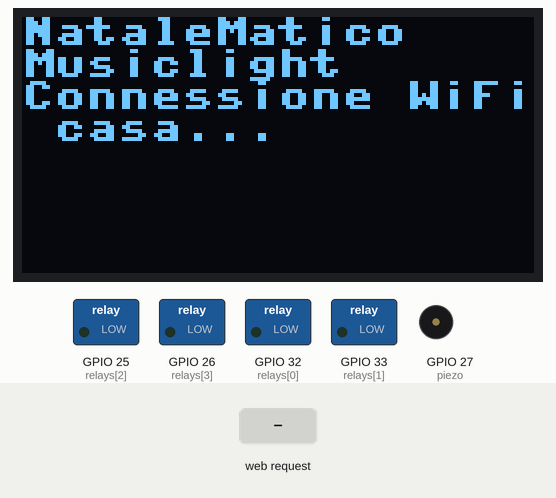
Bench run of a program on a simulated ESP32 board running MicroPython. Shown: 128×64 one-colour display, switched loads named in the program (green lamp = pin HIGH), buzzer (waves = sounding). Inputs (shaded band) come from the test bench. WiFi joins after 1.5 s; the clock reads 2024-03-15 10:24:30 at power-on unless the program sets it; the board's own WiFi access point starts at once; library files of the repository ran but are not shown: 1 file(s); what the program prints to the serial console is not drawn.

Above: at 2.2 s.
At 6.1 s:
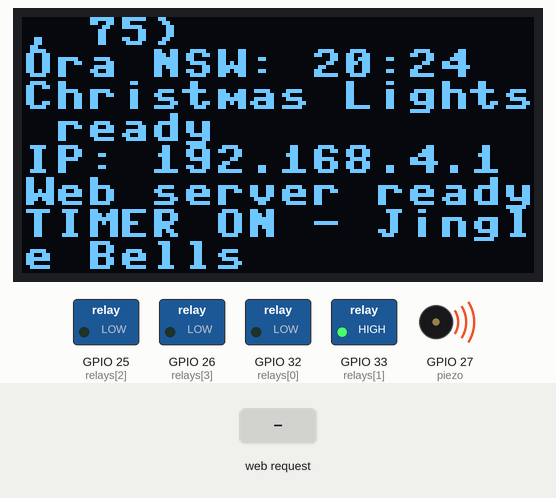
6.2 s: HTTP request GET /start2 received
At 6.6 s:
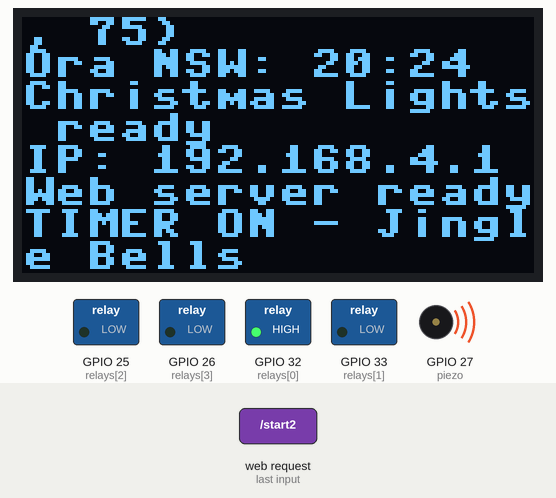
9.2 s: HTTP request GET /start1 received
At 11.3 s:
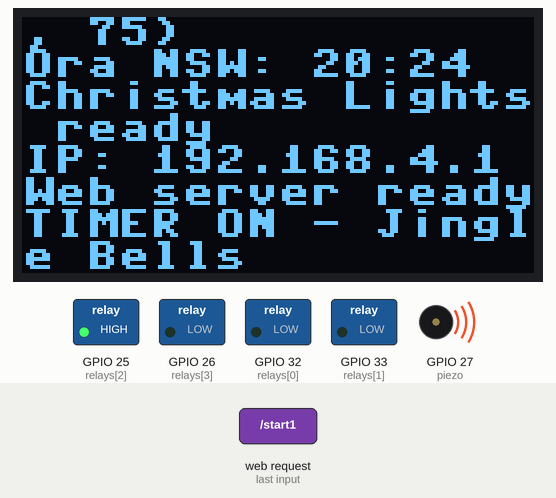
12.2 s: HTTP request GET /start3 received
Timing chart, 0 to 31.6 s (numbered marks = the images above; inputs shaded):
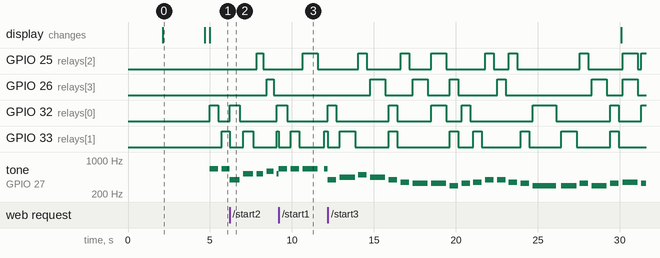

Measured:
- after the input at 6.2 s, GPIO 26 (relays[3]): LOW → HIGH after 2.3 s, → LOW 0.41 s later; GPIO 32 (relays[0]): LOW → HIGH at once, → LOW 0.62 s later, → HIGH 2.3 s later
- after the input at 9.2 s, GPIO 26 (relays[3]): stays LOW (without the input it goes to HIGH after 0.51 s)
- by itself, tone on GPIO 27 (piezo): plays 392 Hz for 0.52 s, 440 Hz for 0.93 s, 494 Hz for 0.52 s, 440 Hz for 0.93 s, 392 Hz for 0.52 s, 349 Hz for 0.52 s … (22 notes in this stretch)
- what the display in image 0 shows lasts 2.6 s, from 2.1 s to 4.7 s

The program:

main.py
```python
from machine import Pin,PWM
import network
import socket
import time
import ntptime
last_clock_update = 0
timer_started = False
# =========================
# TIMER
# =========================
TIMER_START_HOUR = 19
TIMER_STOP_HOUR = 4
#oled================================================
import oled
oled.init()

import builtins
_original_print = builtins.print

def oled_print(*args, **kwargs):
    msg = " ".join(str(a) for a in args)
    _original_print(*args, **kwargs)
    oled.repl(msg)

builtins.print = oled_print

print("NataleMatico")
print("Musiclight")

# =========================
# WIFI CASA
# =========================

HOME_SSID = "xxxxxxxxx"
HOME_PASSWORD = "xxxxxxxx"

sta = network.WLAN(network.STA_IF)

# reset interfaccia WiFi STA
sta.active(False)
time.sleep(1)
sta.active(True)
time.sleep(1)

print("Connessione WiFi casa...")

sta.disconnect()
time.sleep(1)
sta.connect(HOME_SSID, HOME_PASSWORD)

# aspetta massimo 15 secondi
for i in range(30):
    if sta.isconnected():
        break
    time.sleep(0.5)

if sta.isconnected():
    print("WiFi casa connesso")
    print("IP casa:", sta.ifconfig()[0])

    # =========================
    # SINCRONIZZAZIONE ORA NTP
    # =========================
    try:
        ntptime.settime()
        print("Ora NTP sincronizzata")
        print("UTC:", time.localtime())

    except Exception as e:
        print("Errore NTP:", e)

else:
    print("WiFi casa NON connesso")
    sta.disconnect()
# =========================
# ORA LOCALE NSW
# =========================

def local_time():
    t = time.time() + (10 * 3600)
    return time.localtime(t)

t = local_time()
print("Ora NSW: {:02d}:{:02d}".format(t[3], t[4]))
# =========================
# CONFIG
# =========================
AP_SSID = "ChristmasLights"
AP_PASSWORD = "12345678"

RELAY_PINS = [32, 33, 25, 26]
# =========================
# RELAYS
# =========================
relays = [
    Pin(p, Pin.OUT, value=0)
    for p in RELAY_PINS
]

for r in relays:
    r.off()


# =========================
# piezo
# =========================
piezo = PWM(Pin(27))
piezo.freq(880)


piezo.duty(0)


ritornello_1 = [
    # LUCI       NOTA   ON    PAUSA

    # JIN-GLE BELLS
    (0b0001,     659,   450,  180),   # E
    (0b0010,     659,   450,  180),   # E
    (0b0100,     659,   900,  360),   # E

    # JIN-GLE BELLS
    (0b0010,     659,   450,  180),   # E
    (0b0100,     659,   450,  180),   # E
    (0b1000,     659,   900,  360),   # E

    # JIN-GLE ALL THE WAY
    (0b0001,     659,   450,  180),   # E
    (0b0010,     784,   450,  180),   # G
    (0b0100,     523,   630,  180),   # C
    (0b1000,     587,   630,  180),   # D
    (0b1111,     659,  1260,  540),   # E

    # OH WHAT FUN IT IS TO RIDE
    (0b1000,     698,   450,  180),   # F
    (0b0100,     698,   450,  180),   # F
    (0b0010,     698,   450,  180),   # F
    (0b0001,     698,   450,  180),   # F
    (0b0011,     698,   450,  180),   # F
    (0b1100,     659,   450,  180),   # E
    (0b0011,     659,   450,  180),   # E
    (0b1100,     659,   450,  180),   # E

    # IN A ONE-HORSE OPEN SLEIGH
    (0b0001,     659,   450,  180),   # E
    (0b0010,     587,   450,  180),   # D
    (0b0100,     587,   450,  180),   # D
    (0b1000,     659,   450,  180),   # E
    (0b0101,     587,   900,  180),   # D
    (0b1010,     784,   900,  270),   # G
    (0b1111,     784,  1260,  720),   # G
]
# =========================
# RITORNELLO 2
# WE WISH YOU A MERRY CHRISTMAS
# =========================

ritornello_2 = [

    # WE WISH YOU A MERRY CHRISTMAS
    (0b0001, 392, 540, 180),   # G
    (0b0010, 523, 540, 180),   # C
    (0b0100, 523, 360, 145),   # C
    (0b1000, 587, 360, 145),   # D
    (0b0011, 523, 360, 145),   # C
    (0b1100, 494, 540, 180),   # B
    (0b1111, 440, 900, 900),   # A

    # WE WISH YOU A MERRY CHRISTMAS
    (0b1000, 440, 540, 180),   # A
    (0b0100, 587, 540, 180),   # D
    (0b0010, 587, 360, 145),   # D
    (0b0001, 659, 360, 145),   # E
    (0b1010, 587, 360, 145),   # D
    (0b0101, 523, 540, 180),   # C
    (0b1111, 494, 900, 900),   # B

    # WE WISH YOU A MERRY CHRISTMAS
    (0b0001, 494, 540, 180),   # B
    (0b0010, 659, 540, 180),   # E
    (0b0100, 659, 360, 145),   # E
    (0b1000, 698, 360, 145),   # F
    (0b0011, 659, 360, 145),   # E
    (0b1100, 587, 540, 180),   # D
    (0b1111, 523, 900, 900),   # C

    # AND A HAPPY NEW YEAR
    (0b1001, 440, 450, 145),   # A
    (0b0110, 440, 450, 145),   # A
    (0b0011, 587, 540, 180),   # D
    (0b1100, 494, 540, 180),   # B
    (0b0101, 523, 540, 180),   # C
    (0b1010, 494, 540, 180),   # B
    (0b1111, 440,1260, 900),   # A
]
# =========================
# RITORNELLO 3
# TU SCENDI DALLE STELLE
# dalla partitura
# =========================

ritornello_3 = [

    # TU SCENDI DALLE STELLE...
    (0b0001, 392, 450, 150),    # G
    (0b0010, 440, 900, 150),    # A
    (0b0100, 494, 450, 150),    # B

    (0b1000, 440, 900, 150),    # A
    (0b0011, 392, 450, 150),    # G

    (0b0100, 349, 450, 150),    # F
    (0b1000, 330, 900, 180),    # E

    # nota legata
    (0b0101, 330, 900, 150),    # E
    (0b1010, 294, 450, 180),    # D

    # frase in salita
    (0b0001, 330, 450, 120),    # E
    (0b0010, 349, 450, 120),    # F
    (0b0100, 392, 450, 150),    # G

    # risposta
    (0b1000, 392, 450, 120),    # G
    (0b0100, 349, 450, 120),    # F
    (0b0010, 330, 450, 180),    # E

    # frase lunga
    (0b0001, 294, 1350, 250),   # D

    # ripresa
    (0b0010, 294, 900, 150),    # D
    (0b0100, 330, 450, 150),    # E

    (0b1000, 294, 900, 150),    # D
    (0b0011, 330, 450, 150),    # E

    (0b1100, 349, 900, 150),    # F
    (0b0101, 330, 450, 180),    # E

    (0b1010, 294, 1350, 300),   # D

    # chiusura della frase
    (0b1111, 440, 1350, 600),   # A
]
# =========================
# RITORNELLO 4
# WHITE CHRISTMAS
# melodia principale - lenta
# =========================

ritornello_4 = [

    # I'M DREAMING OF A WHITE CHRISTMAS
    (0b0001, 330,  500, 120),   # E
    (0b0010, 349,  500, 120),   # F
    (0b0100, 330,  700, 150),   # E
    (0b1000, 311,  500, 120),   # Eb
    (0b0001, 330,  500, 120),   # E
    (0b0010, 349,  500, 120),   # F
    (0b0100, 370,  500, 120),   # F#
    (0b1111, 392, 1200, 350),   # G

    # JUST LIKE THE ONES I USED TO KNOW
    (0b0001, 440,  500, 120),   # A
    (0b0010, 494,  500, 120),   # B
    (0b0100, 523,  600, 120),   # C
    (0b1000, 587,  900, 150),   # D
    (0b1001, 523,  500, 120),   # C
    (0b0110, 494,  500, 120),   # B
    (0b0011, 440,  600, 120),   # A
    (0b1111, 392, 1200, 400),   # G

    # WHERE THE TREETOPS GLISTEN
    (0b0001, 262,  500, 120),   # C
    (0b0010, 294,  500, 120),   # D
    (0b0100, 330,  700, 120),   # E
    (0b1000, 330,  500, 120),   # E
    (0b0011, 330,  700, 150),   # E

    # AND CHILDREN LISTEN
    (0b1100, 440,  700, 120),   # A
    (0b0101, 392,  700, 150),   # G
    (0b1010, 262,  500, 120),   # C
    (0b1111, 262,  900, 300),   # C

    # TO HEAR SLEIGH BELLS IN THE SNOW
    (0b0001, 349,  600, 120),   # F
    (0b0010, 330,  500, 120),   # E
    (0b0100, 349,  700, 120),   # F
    (0b1000, 330,  600, 120),   # E
    (0b0011, 294,  600, 120),   # D
    (0b1100, 262,  700, 150),   # C
    (0b1111, 294, 1400, 600),   # D
]
running = False
current_song = ritornello_1

step_index = 0
phase_on = False
last_change = time.ticks_ms()


def all_off():

    for r in relays:
        r.off()

    piezo.duty(0)

def set_lights(pattern):

    for i in range(4):

        if pattern & (1 << i):
            relays[i].on()
        else:
            relays[i].off()


def start_sequence(song):
    global running
    global step_index
    global phase_on
    global last_change
    global current_song

    all_off()

    current_song = song

    running = True
    step_index = 0
    phase_on = True

    pattern, freq, on_time, pause_time = current_song[step_index]

    set_lights(pattern)

    piezo.freq(freq)
    piezo.duty(512)

    last_change = time.ticks_ms()


def stop_sequence():

    global running

    running = False
    all_off()


def update_sequence():
    global step_index
    global phase_on
    global last_change
    global last_clock_update
    global timer_started

    now = time.ticks_ms()

    # =========================
    # AGGIORNAMENTO OROLOGIO
    # =========================
    if time.ticks_diff(now, last_clock_update) >= 30000:
        t = local_time()
        print("Ora NSW: {:02d}:{:02d}".format(t[3], t[4]))
        last_clock_update = now


    # =========================
    # TIMER AUTOMATICO
    # 19:00 -> 04:00
    # =========================

    t = local_time()
    hour = t[3]

    # fascia notturna:
    # dalle 19:00 alle 23:59
    # oppure dalle 00:00 alle 03:59
    timer_active = (hour >= TIMER_START_HOUR or
                    hour < TIMER_STOP_HOUR)

    if timer_active:

        # entra nella fascia: avvia automaticamente melodia 1
        if not timer_started:
            print("TIMER ON - Jingle Bells")
            start_sequence(ritornello_1)
            timer_started = True

    else:

        # siamo fuori dalla fascia
        if timer_started:
            print("TIMER OFF")
            stop_sequence()


    # Se la musica e' ferma, l'orologio continua comunque
    if not running:
        return

    pattern, freq, on_time, pause_time = current_song[step_index]

    if phase_on:

        if time.ticks_diff(now, last_change) >= on_time:

            all_off()

            phase_on = False
            last_change = now

    else:

        if time.ticks_diff(now, last_change) >= pause_time:

            step_index += 1

            if step_index >= len(current_song):
                step_index = 0

            pattern, freq, on_time, pause_time = current_song[step_index]

            set_lights(pattern)

            piezo.freq(freq)
            piezo.duty(512)

            phase_on = True
            last_change = now

# =========================
# WIFI ACCESS POINT
# =========================
ap = network.WLAN(network.AP_IF)
ap.active(True)

ap.config(
    essid=AP_SSID,

    password=AP_PASSWORD
)

while not ap.active():
    time.sleep(0.2)

ip = ap.ifconfig()[0]

print("Christmas Lights ready")
print("IP:", ip)


# =========================
# HTML
# =========================
def html_page():

    state = "RUNNING" if running else "STOPPED"

    return """<!DOCTYPE html>

<html>

<head>

<meta charset="utf-8">

<meta name="viewport"
content="width=device-width, initial-scale=1">

<style>

html, body {
    margin: 0;
    padding: 0;

    width: 100%;
    height: 100%;

    font-family: Arial, sans-serif;

    background: black;

    color: white;
}


body {

    background-image:
        linear-gradient(
            rgba(0,0,0,0.05),
            rgba(0,0,0,0.18)
        ),
        url('/Palle-Natale.jpg');

    background-size: contain;

    background-position:
        center center;

    background-repeat:
        no-repeat;
}


.panel {

    width: 100%;
    min-height: 100vh;

    display: flex;

    flex-direction: column;

    align-items: center;

    justify-content: space-between;

    box-sizing: border-box;

    padding: 25px;
}


.title {

    margin-top: 30px;

    font-size: 28px;

    font-weight: bold;

    text-align: center;

    color: #333;

    text-shadow:
        0px 1px 2px white;
}


.status {

    margin-top: 20px;

    padding: 10px 20px;

    background:
        rgba(255,255,255,0.75);

    color: #222;

    border-radius: 14px;

    font-size: 18px;

    font-weight: bold;
}


.led-area {

    display: flex;

    gap: 14px;

    margin-top: 20px;
}


.led {

    width: 42px;
    height: 42px;

    border-radius: 50%;

    background:
        rgba(60,60,60,0.75);

    border: 3px solid white;

    box-shadow:
        0 0 8px rgba(0,0,0,0.8);
}


.led.on {

    background: #ffe600;

    box-shadow:
        0 0 12px #ffe600,
        0 0 25px #ffe600,
        0 0 40px #fff000;
}


.controls {

    width: 100%;

    max-width: 430px;

    display: grid;

    grid-template-columns:
        1fr 1fr;

    gap: 16px;

    margin-bottom: 35px;
}


button {

    padding: 22px;

    border: none;

    border-radius: 18px;

    font-size: 24px;

    font-weight: bold;

    color: white;

    box-shadow:
        0 4px 12px
        rgba(0,0,0,0.45);
}


.start {

    background:
        rgba(0,150,0,0.90);
}


.stop {

    background:
        rgba(180,0,0,0.90);

    grid-column: 1 / 3;
}


button:active {

    transform:
        scale(0.97);
}

</style>

</head>


<body>


<div class="panel">


<div>

<div class="title">

CHRISTMAS LIGHTS

</div>


<div class="status"
     id="status">

""" + state + """

</div>


<div class="led-area">

<div id="led0"
     class="led"></div>

<div id="led1"
     class="led"></div>

<div id="led2"
     class="led"></div>

<div id="led3"
     class="led"></div>

</div>

</div>


<div class="controls">

<button class="start"
onclick="startLights(1)">
Jingle Bells
</button>

<button class="start"
onclick="startLights(2)">
We Wish You
</button>

<button class="start"
onclick="startLights(3)">
Tu Scendi Dalle Stelle
</button>

<button class="start"
onclick="startLights(4)">
White Christmas
</button>

<button class="stop"
onclick="stopLights()">
STOP
</button>

</div>


</div>


<script>


function startLights(song) {

    fetch('/start' + song);

}


function stopLights() {

    fetch('/stop');

}


function updateStatus() {

    fetch('/status')

    .then(response =>
        response.json())

    .then(data => {

        document.getElementById(
            "status"
        ).innerHTML =
            data.running
            ? "RUNNING"
            : "STOPPED";


        for (
            let i = 0;
            i < 4;
            i++
        ) {

            let led =
                document.getElementById(
                    "led" + i
                );

            if (
                data.relays[i]
            ) {

                led.classList.add(
                    "on"
                );

            } else {

                led.classList.remove(
                    "on"
                );
            }
        }
    });
}


setInterval(
    updateStatus,
    250
);


updateStatus();


</script>


</body>

</html>
"""


# =========================
# SERVER
# =========================
addr = socket.getaddrinfo(
    "0.0.0.0",
    80
)[0][-1]


s = socket.socket()

s.setsockopt(
    socket.SOL_SOCKET,
    socket.SO_REUSEADDR,
    1
)

s.bind(addr)

s.listen(5)

# Fondamentale:
# non blocchiamo la sequenza
s.settimeout(0.1)


print("Web server ready")


# =========================
# MAIN LOOP
# =========================
while True:

    # aggiorna sempre le luci
    update_sequence()

    try:

        cl, addr = s.accept()

    except OSError:

        continue


    try:

        req = cl.recv(
            1024
        ).decode()


        # -----------------
        # IMAGE
        # -----------------
        if "GET /Palle-Natale.jpg" in req:

            cl.send(
                "HTTP/1.1 200 OK\r\n"
                "Content-Type: image/jpeg\r\n"
                "Cache-Control: max-age=86400\r\n"
                "\r\n"
            )

            with open(
                "Palle-Natale.jpg",
                "rb"
            ) as f:

                while True:

                    data = f.read(512)

                    if not data:
                        break

                    cl.send(data)

        # -----------------
        # START
        # -----------------
        elif "GET /start1" in req:

            start_sequence(ritornello_1)

            cl.send(
                "HTTP/1.1 200 OK\r\n"
                "Content-Type: text/plain\r\n"
                "\r\n"
                "START 1"
            )

        elif "GET /start2" in req:

            start_sequence(ritornello_2)

            cl.send(
                "HTTP/1.1 200 OK\r\n"
                "Content-Type: text/plain\r\n"
                "\r\n"
                "START 2"
            )

        elif "GET /start3" in req:

            start_sequence(ritornello_3)

            cl.send(
                "HTTP/1.1 200 OK\r\n"
                "Content-Type: text/plain\r\n"
                "\r\n"
                "START 3"
            )

        elif "GET /start4" in req:

            start_sequence(ritornello_4)

            cl.send(
                "HTTP/1.1 200 OK\r\n"
                "Content-Type: text/plain\r\n"
                "\r\n"
                "START 4"
            )


        # -----------------
        # STOP
        # -----------------
        elif "GET /stop" in req:

            stop_sequence()

            cl.send(
                "HTTP/1.1 200 OK\r\n"
                "Content-Type: text/plain\r\n"
                "\r\n"
                "STOP"
            )


        # -----------------
        # STATUS
        # -----------------
        elif "GET /status" in req:

            values = [
                r.value()
                for r in relays
            ]

            json = (
                '{"running":'
                + (
                    "true"
                    if running
                    else "false"
                )
                + ',"relays":['
                + ",".join(
                    str(v)
                    for v in values
                )
                + "]}"
            )


            cl.send(
                "HTTP/1.1 200 OK\r\n"
                "Content-Type: application/json\r\n"
                "Cache-Control: no-cache\r\n"
                "\r\n"
            )

            cl.send(json)


        # -----------------
        # MAIN PAGE
        # -----------------
        else:

            page = html_page()

            cl.send(
                "HTTP/1.1 200 OK\r\n"
                "Content-Type: text/html\r\n"
                "Cache-Control: no-cache\r\n"
                "\r\n"
            )

            cl.send(page)


    except Exception as e:

        print(
            "Client error:",
            e
        )


    finally:

        cl.close()
```

Source omitted: oled.py (806 bytes)
